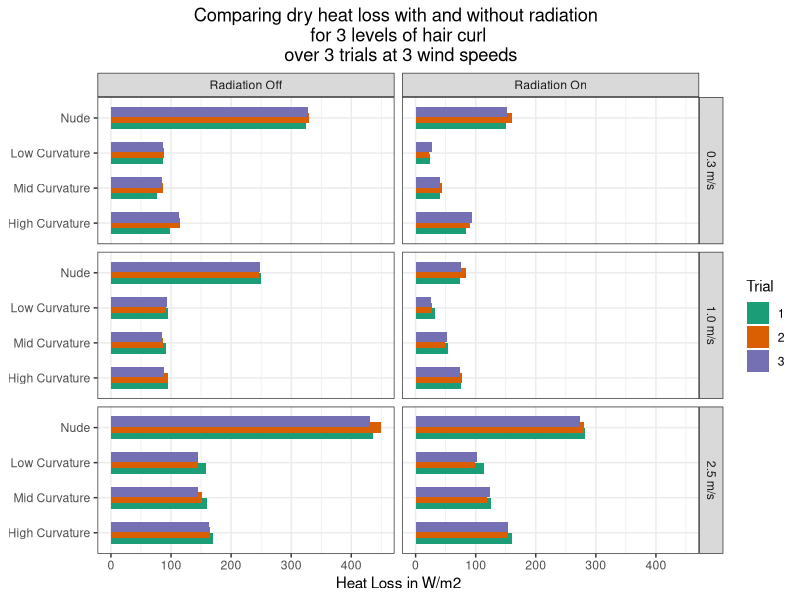
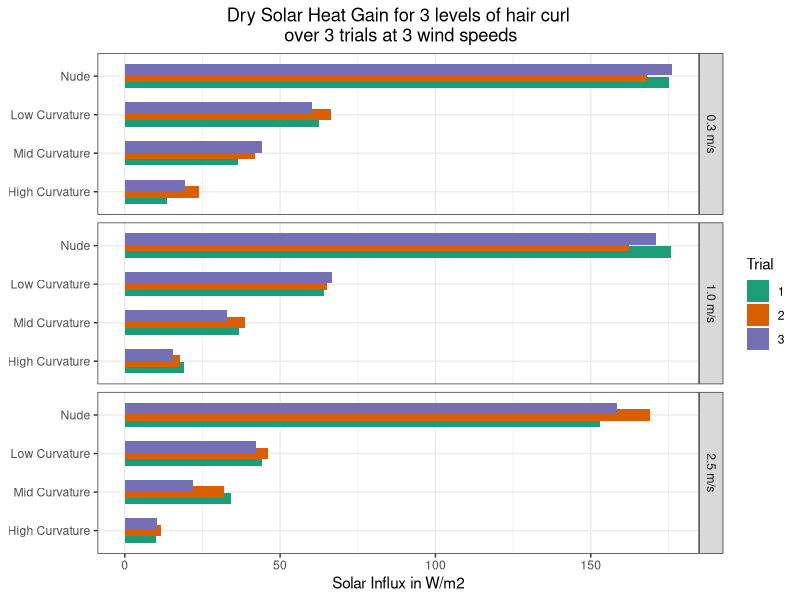
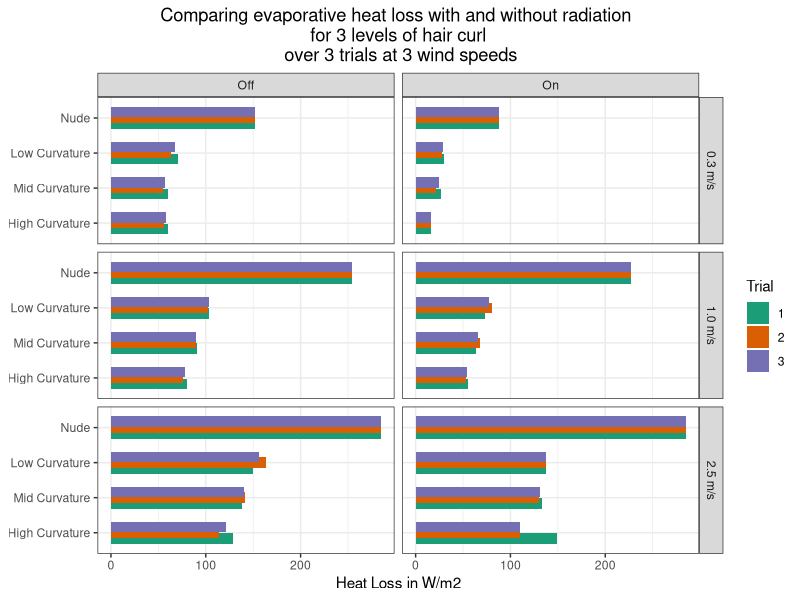
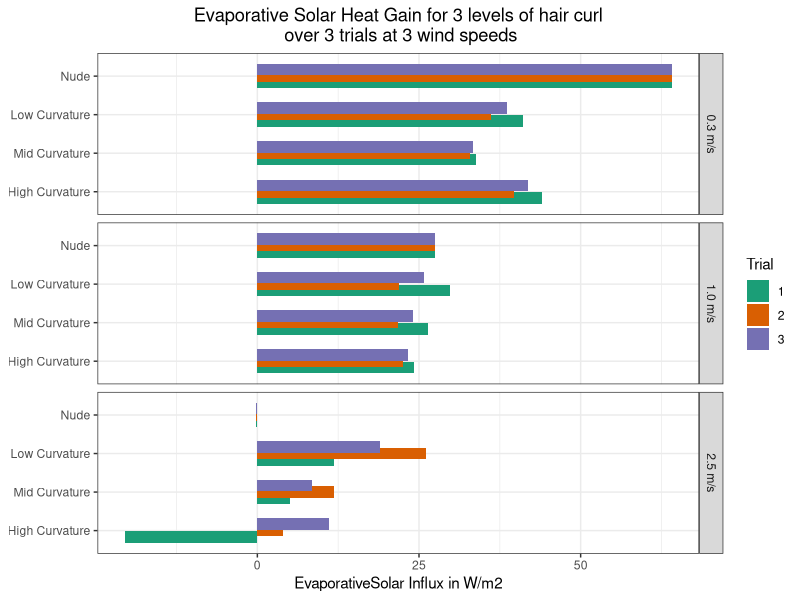
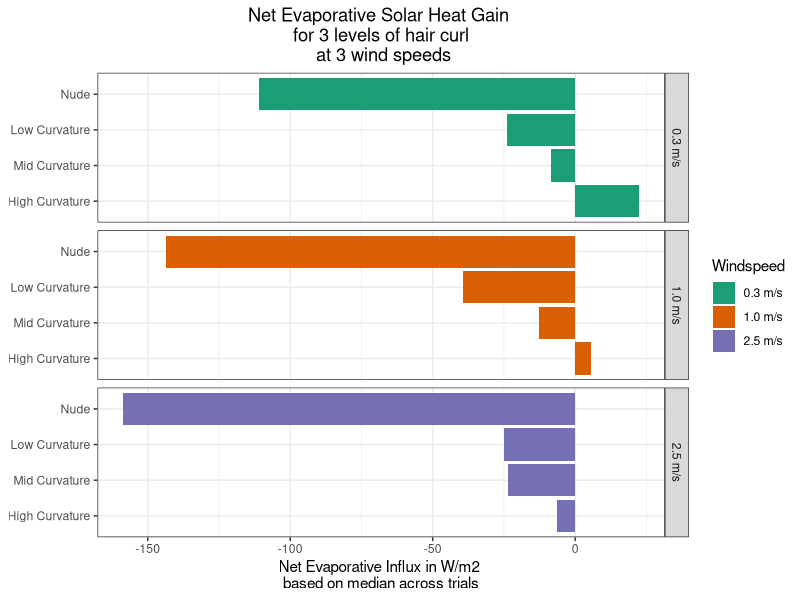

These figures' R source, in order:
## ---- chunk 1

library(tidyverse)
library(here)
here::here()

# import manikin data
ManikinData <- read_csv(here("data/tidy/Complete_ManikinData.csv"))

#reordering trials based on factor level
ManikinData$Trial <- factor(ManikinData$Trial,levels = c("1","2","3" ))
ManikinData$Radiation <- factor(ManikinData$Radiation, levels = c("Off", "On"), labels = c("Radiation Off", "Radiation On"))
ManikinData$Windspeed <- factor(ManikinData$Windspeed, levels = c("0.3","1","2.5" ), labels = c("0.3 m/s","1.0 m/s","2.5 m/s" ))
ManikinData$Wig <- factor(ManikinData$Wig,levels = c("HighCurv", "MidCurv", "LowCurv", "NoWig"), labels = c("High Curvature", "Mid Curvature", "Low Curvature", "Nude"))


# import solar influx data
SolarInfluxData <- read_csv(here("data/tidy/SolarInfluxData.csv"))

#reordering trials based on factor level
SolarInfluxData$Trial <- factor(SolarInfluxData$Trial,levels = c("1","2","3" ))
SolarInfluxData$Radiation <- factor(SolarInfluxData$Radiation, levels = c("Off", "On"), labels = c("Radiation Off", "Radiation On"))
SolarInfluxData$Windspeed <- factor(SolarInfluxData$Windspeed, levels = c("0.3","1","2.5" ), labels = c("0.3 m/s","1.0 m/s","2.5 m/s" ))
SolarInfluxData$Wig <- factor(SolarInfluxData$Wig, levels = c("HighCurv", "MidCurv", "LowCurv", "NoWig"), labels = c("High Curvature", "Mid Curvature", "Low Curvature", "Nude"))

# import heat loss data (evaporative)

EvaporativeData <- read_csv(here("data/tidy/EvaporativeData.csv"))

#reordering trials based on factor level
EvaporativeData$Trial <- factor(EvaporativeData$Trial,levels = c("1","2","3" ))
EvaporativeData$Windspeed <- factor(EvaporativeData$Windspeed, levels = c("0.3","1","2.5" ), labels = c("0.3 m/s","1.0 m/s","2.5 m/s" ))
EvaporativeData$Wig <- factor(EvaporativeData$Wig,levels = c("HighCurv", "MidCurv", "LowCurv", "Nude"), labels = c("High Curvature", "Mid Curvature", "Low Curvature", "Nude"))

# importing evaporative solar influx data
EvaporativeSolarInfluxData <- read_csv(here("data/tidy/EvaporativeSolarInfluxData.csv"))

#reordering trials based on factor level
EvaporativeSolarInfluxData$Trial <- factor(EvaporativeSolarInfluxData$Trial,levels = c("1","2","3" ))
EvaporativeSolarInfluxData$Windspeed <- factor(EvaporativeSolarInfluxData$Windspeed, levels = c("0.3","1","2.5" ), labels = c("0.3 m/s","1.0 m/s","2.5 m/s" ))
EvaporativeSolarInfluxData$Wig <- factor(EvaporativeSolarInfluxData$Wig, c("HighCurv", "MidCurv", "LowCurv", "Nude"), labels = c("High Curvature", "Mid Curvature", "Low Curvature", "Nude"))


## ---- chunk 2

#fulldata with facetgrid
ggplot(ManikinData, 
       aes(x = Wig, 
           y = HeatLoss, 
           fill = Trial)) + 
  geom_col(position= position_dodge(width = 0.5)) +
  coord_flip() +
  theme_bw() +
  facet_grid(rows = vars(ManikinData$Windspeed), cols = vars(ManikinData$Radiation),  scales = "fixed") +
  labs(title = "Comparing dry heat loss with and without radiation \nfor 3 levels of hair curl\n over 3 trials at 3 wind speeds", y = "Heat Loss in W/m2") +
  theme(plot.title = element_text(hjust = 0.5),
        # panel.grid = element_blank(),
        axis.title.y = element_blank()) +
  scale_fill_brewer(type = "qual", palette = 'Dark2',  name = "Trial" )
 #scale_fill_discrete(name="Trial", palette('Blues'))



## ---- chunk 3

#fulldata with facetgrid
ggplot(SolarInfluxData, 
       aes(x = Wig, 
           y = SolarInflux, 
           fill = Trial)) + 
  geom_col(position = position_dodge(width = 0.5)) +
  coord_flip() +
  theme_bw() +
  facet_grid(rows = vars(SolarInfluxData$Windspeed),  scales = "fixed") +
  labs(title ="Dry Solar Heat Gain for 3 levels of hair curl\n over 3 trials at 3 wind speeds", x = "Wig used on manikin", y = "Solar Influx in W/m2") +
  theme(plot.title = element_text(hjust = 0.5),
        axis.title.y = element_blank()) +
  scale_fill_brewer(type = "qual", palette = 'Dark2',  name = "Trial" )
## ---- chunk 4

#fulldata with facetgrid
ggplot(EvaporativeData, 
       aes(x = Wig, 
           y = HeatLoss, 
           fill = Trial)) + 
  geom_col(position= position_dodge(width = 0.5)) +
  coord_flip() +
  theme_bw() +
  facet_grid(rows = vars(EvaporativeData$Windspeed), cols = vars(EvaporativeData$Radiation),  scales = "fixed") +
  labs(title = "Comparing evaporative heat loss with and without radiation \nfor 3 levels of hair curl\n over 3 trials at 3 wind speeds", y = "Heat Loss in W/m2") +
  theme(plot.title = element_text(hjust = 0.5),
        # panel.grid = element_blank(),
        axis.title.y = element_blank()) +
  scale_fill_brewer(type = "qual", palette = 'Dark2',  name = "Trial" )

## ---- chunk 5

#fulldata with facetgrid
ggplot(EvaporativeSolarInfluxData, 
       aes(x = Wig, 
           y = SolarInflux, 
           fill = Trial)) + 
  geom_col(position = position_dodge(width = 0.5)) +
  coord_flip() +
  theme_bw() +
  facet_grid(rows = vars(EvaporativeSolarInfluxData$Windspeed),  scales = "fixed") +
  labs(title ="Evaporative Solar Heat Gain for 3 levels of hair curl\n over 3 trials at 3 wind speeds", x = "Wig used on manikin", y = "EvaporativeSolar Influx in W/m2") +
  theme(plot.title = element_text(hjust = 0.5),
        axis.title.y = element_blank()) +
  scale_fill_brewer(type = "qual", palette = 'Dark2',  name = "Trial" )

## ---- chunk 6

df1 <- SolarInfluxData %>% 
  select(-c(HeatLossOff, HeatLossOn, Radiation))

df2 <- EvaporativeSolarInfluxData %>% 
  select(-c(HeatLossOff, HeatLossOn)) %>% 
  rename(EvapSolarInflux = SolarInflux)

NetDf <- full_join(df1, df2) %>% 
  group_by(Wig, Windspeed) %>% 
  summarise(medianSolarInflux = median(SolarInflux), medianEvapSolarInflux = median(EvapSolarInflux)) %>% 
  mutate(medianNetEvapEffect = medianEvapSolarInflux - medianSolarInflux) %>% 
  select(-c(medianSolarInflux, medianEvapSolarInflux))



ggplot(NetDf, 
       aes(x = Wig, 
           y = medianNetEvapEffect, 
           fill = Windspeed)) + 
  geom_col(position = position_dodge(width = 0.5)) +
  coord_flip() +
  theme_bw() +
  facet_grid(rows = vars(NetDf$Windspeed),  scales = "fixed") +
  labs(title ="Net Evaporative Solar Heat Gain \nfor 3 levels of hair curl\n at 3 wind speeds", x = "Wig used on manikin", y = "Net Evaporative Influx in W/m2 \nbased on median across trials") +
  theme(plot.title = element_text(hjust = 0.5),
        axis.title.y = element_blank()) +
  scale_fill_brewer(type = "qual", palette = 'Dark2',  name = "Windspeed" )

